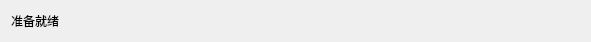
<?xml version="1.0" encoding="UTF-8"?>
<ui version="4.0">
 <class>StatusBarWidget</class>
 <widget class="QWidget" name="StatusBarWidget">
  <property name="geometry">
   <rect>
    <x>0</x>
    <y>0</y>
    <width>591</width>
    <height>38</height>
   </rect>
  </property>
  <property name="windowTitle">
   <string>Form</string>
  </property>
  <layout class="QHBoxLayout" name="horizontalLayout">
   <item>
    <widget class="QLabel" name="status_label">
     <property name="text">
      <string>准备就绪</string>
     </property>
    </widget>
   </item>
   <item>
    <spacer name="horizontalSpacer">
     <property name="orientation">
      <enum>Qt::Horizontal</enum>
     </property>
     <property name="sizeHint" stdset="0">
      <size>
       <width>40</width>
       <height>20</height>
      </size>
     </property>
    </spacer>
   </item>
  </layout>
 </widget>
 <resources/>
 <connections/>
</ui>
